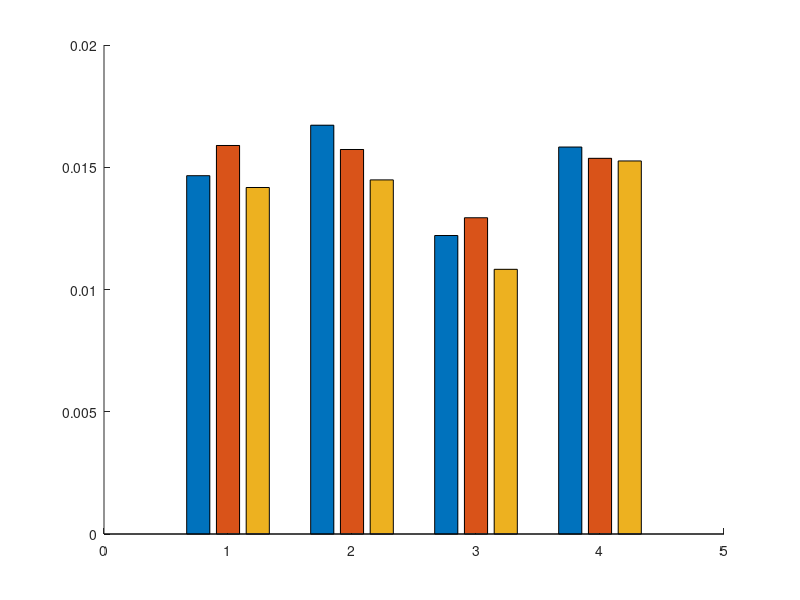

The MATLAB script that drew this image: (Note: this script raises an error after producing the figure.)
clear;
close all;

load('feature_selection_group1.mat');
mean_rmse = [rmse_mean_feat_obj;rmse_mean_feat_objshp;rmse_mean_feat_all];
std_rmse = [rmse_std_feat_obj;rmse_std_feat_objshp;rmse_std_feat_all];

load('feature_selection_group2.mat');

mean_group_2_obj = mean([rmse_mean_feat_a_obj;rmse_mean_feat_b_obj]);
mean_group_2_objshp = mean([rmse_mean_feat_a_objshp;rmse_mean_feat_b_objshp]);
mean_group_2_all = mean([rmse_mean_feat_a_all;rmse_mean_feat_b_all]);

std_group_2_obj = mean([rmse_std_feat_a_obj;rmse_std_feat_b_obj]);
std_group_2_objshp = mean([rmse_std_feat_a_objshp;rmse_std_feat_b_objshp]);
std_group_2_all = mean([rmse_std_feat_a_all;rmse_std_feat_b_all]);

mean_rmse = [mean_rmse;mean_group_2_obj;mean_group_2_objshp;mean_group_2_all];
std_rmse = [std_rmse;std_group_2_obj;std_group_2_objshp;std_group_2_all];

load('feature_selection_group3.mat');
group_3_data_obj=[];
group_3_data_objshp=[];
group_3_data_all=[];
group_3_std_obj=[];
group_3_std_objshp=[];
group_3_std_all=[];
for i=1:3
    group_3_data_obj = [group_3_data_obj;rmse_mean_feat_obj{i}];
    group_3_data_objshp = [group_3_data_objshp;rmse_mean_feat_objshp{i}];
    group_3_data_all = [group_3_data_all;rmse_mean_feat_all{i}];
    group_3_std_obj = [group_3_std_obj;rmse_std_feat_obj{i}];
    group_3_std_objshp = [group_3_std_obj;rmse_std_feat_objshp{i}];
    group_3_std_all = [group_3_std_all;rmse_std_feat_all{i}];
end

mean_rmse = [mean_rmse;mean(group_3_data_obj);mean(group_3_data_objshp);mean(group_3_data_all)];
std_rmse = [std_rmse;mean(group_3_std_obj);mean(group_3_std_objshp);mean(group_3_std_all)];

load('feature_selection_group4.mat');
group_4_data_obj=[];
group_4_data_objshp=[];
group_4_data_all=[];
group_4_std_obj=[];
group_4_std_objshp=[];
group_4_std_all=[];
for i=1:4
    group_4_data_obj = [group_4_data_obj;rmse_mean_feat_obj{i}];
    group_4_data_objshp = [group_4_data_objshp;rmse_mean_feat_objshp{i}];
    group_4_data_all = [group_4_data_all;rmse_mean_feat_all{i}];
    group_4_std_obj = [group_4_std_obj;rmse_std_feat_obj{i}];
    group_4_std_objshp = [group_4_std_obj;rmse_std_feat_objshp{i}];
    group_4_std_all = [group_4_std_all;rmse_std_feat_all{i}];
end

mean_rmse = [mean_rmse;mean(group_4_data_obj);mean(group_4_data_objshp);mean(group_4_data_all)];
std_rmse = [std_rmse;mean(group_4_std_obj);mean(group_4_std_objshp);mean(group_4_std_all)];

% load('gp_cv_nogroup_result_bettersample.mat');
% gp_mean_rmse = mean(rmse);
% gp_std_rmse = std(rmse);
% 
% % load('gp_cv_nogroup_result_half.mat');
% % gp_mean_rmse = nogroup_rmse_mean;
% % gp_std_rmse = nogroup_rmse_std;
% 
% %load('gp_cv_group.mat');
% load('gp_cv_group_gmm4.mat');
% free_rmse_mean_full_feat = free_rmse_mean;
% free_rmse_std_full_feat = free_rmse_std;
% cont_rmse_mean_full_feat = cont_rmse_mean;
% cont_rmse_std_full_feat = cont_rmse_std;
% 
% load('gp_cv_group_gmm4_lessfeat.mat');
% free_rmse_mean_less_feat = free_rmse_mean;
% free_rmse_std_less_feat = free_rmse_std;
% cont_rmse_mean_less_feat = cont_rmse_mean;
% cont_rmse_std_less_feat = cont_rmse_std;
% 
% mean_rmse_group_fs = mean([free_rmse_mean_less_feat;cont_rmse_mean_full_feat]);
% std_rmse_group_fs = mean([free_rmse_std_less_feat;cont_rmse_std_full_feat]);
% 
% mean_rmse_group = mean([free_rmse_mean_full_feat;cont_rmse_mean_full_feat]);
% std_rmse_group = mean([free_rmse_std_full_feat;cont_rmse_std_full_feat]);

% mean_rmse = [free_rmse_mean;cont_rmse_mean;gp_mean_rmse];
% std_rmse = [free_rmse_std;cont_rmse_std;gp_std_rmse];

% mean_rmse = [gp_mean_rmse;mean_rmse_group;mean_rmse_group_fs];
% std_rmse = [gp_std_rmse;std_rmse_group;std_rmse_group_fs];

y_p_mean = [mean_rmse(1:3,1) mean_rmse(4:6,1) mean_rmse(7:9,1) mean_rmse(10:12,1)];
y_p_std = [std_rmse(1:3,1) std_rmse(4:6,1) std_rmse(7:9,1) std_rmse(10:12,1)];

z_p_mean = [mean_rmse(1:3,2) mean_rmse(4:6,2) mean_rmse(7:9,2) mean_rmse(10:12,2)];
z_p_std = [std_rmse(1:3,2) std_rmse(4:6,2) std_rmse(7:9,2) std_rmse(10:12,2)];

theta_p_mean = [mean_rmse(1:3,3) mean_rmse(4:6,3) mean_rmse(7:9,3) mean_rmse(10:12,3)];
theta_p_std = [std_rmse(1:3,3) std_rmse(4:6,3) std_rmse(7:9,3) std_rmse(10:12,3)];

% theta_scale = 10;
% mean_rmse(:,3) = mean_rmse(:,3)/theta_scale;
% std_rmse(:,3) = std_rmse(:,3)/theta_scale; 

% load('gp_cv_group_gmm5.mat');
% mean_rmse = [free_rmse_mean;cont_rmse_mean;gp_mean_rmse];
% std_rmse = [free_rmse_std;cont_rmse_std;gp_std_rmse];

FigHandle = figure('Position', [100, 100, 500, 500]);
hold on
hb = bar(1:4,y_p_mean');
% For each set of bars, find the centers of the bars, and write error bars
pause(0.1); %pause allows the figure to be created
for ib = 1:numel(hb)
    %XData property is the tick labels/group centers; XOffset is the offset
    %of each distinct group
    xData = hb(ib).XData+hb(ib).XOffset;
    errorbar(xData,y_p_mean(ib,:),y_p_std(ib,:),'k.')
end

hb(1).FaceColor = [1 0 0];
hb(2).FaceColor = [0.0 1 0];
hb(3).FaceColor = [0.0 0 1];
% hb(4).FaceColor = [1 0 0];
% hb(5).FaceColor = [0.0 1 0];
% hb(6).FaceColor = [0.0 0 1];
% hb(7).FaceColor = [1 0 0];
% hb(8).FaceColor = [0.0 1 0];
% hb(9).FaceColor = [0.0 0 1];
% hb(10).FaceColor = [1 0 0];
% hb(11).FaceColor = [0.0 1 0];
% hb(12).FaceColor = [0.0 0 1];

Labels = {'1', '2','3','4'};
set(gca, 'XTick', 1:4, 'XTickLabel', Labels);

legend('Object features','Object+Contact features','Object+Contact+Context features','Location','northeast');
title('RMSE of Prediction Models for \Deltay_p');
set(gca,'ylim',[0 0.05]);
ylabel('meter');